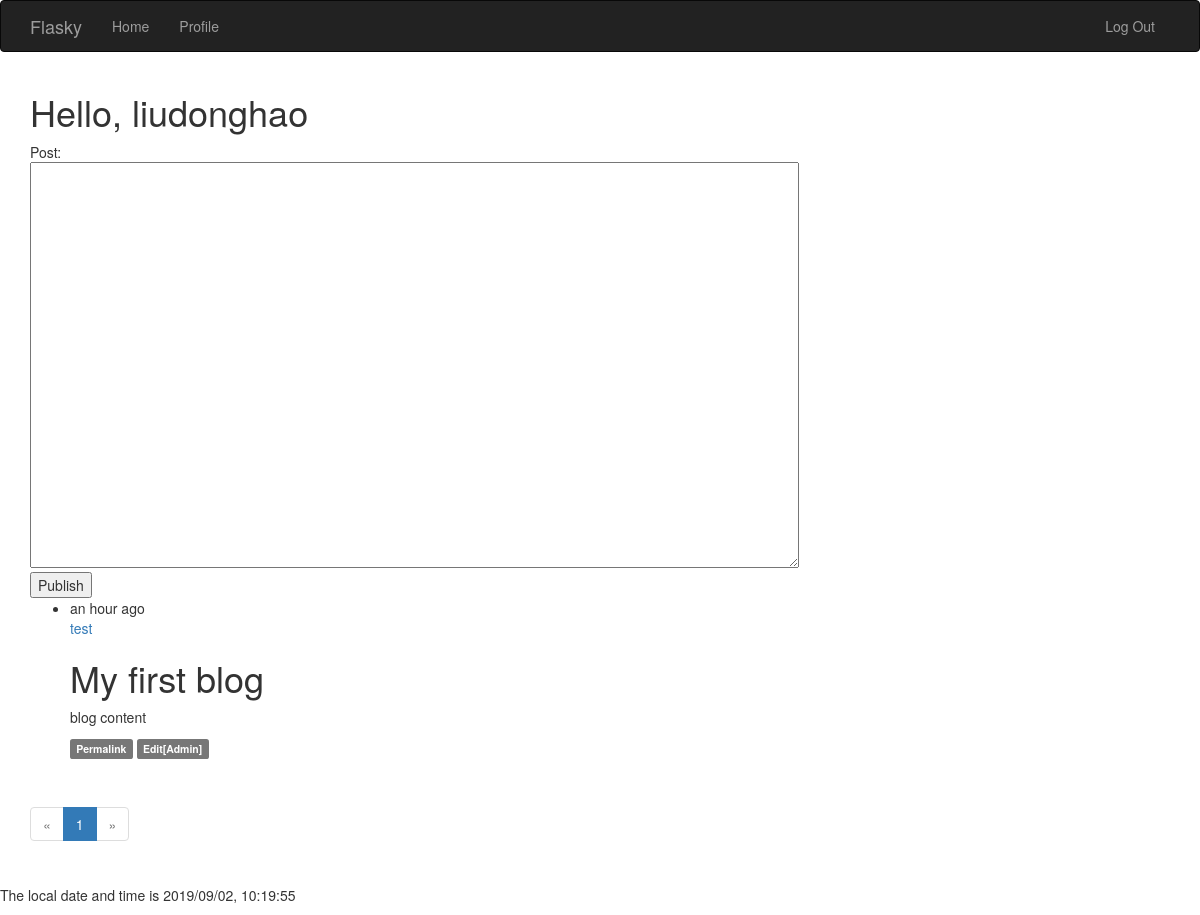
The page / (signed in) on the database its author committed.
### app/models.py (models this page shows, shortened)
class User(UserMixin, db.Model):
    __tablename__ = 'users'
    id = db.Column(db.Integer, primary_key=True)
    username = db.Column(db.String(65), unique=True, index=True)
    email = db.Column(db.String(65), unique=True, index=True)
    password_hash = db.Column(db.String(128))
    confirmed = db.Column(db.Boolean, default=False)
    name = db.Column(db.String(65))
    location = db.Column(db.String(65))
    about_me = db.Column(db.Text())
    member_since = db.Column(db.DateTime(), default=datetime.utcnow)
    last_seen    = db.Column(db.DateTime(), default=datetime.utcnow)
    role_id = db.Column(db.Integer, db.ForeignKey('roles.id'))
    posts = db.relationship('Post', backref='author', lazy='dynamic')
    followed = db.relationship('Follow', foreign_keys=[Follow.follower_id], backref=db.backref('follower', lazy='joined'), lazy='dynamic', cascade='all, delete-orphan')
    followers = db.relationship('Follow', foreign_keys=[Follow.followed_id], backref=db.backref('followed', lazy='joined'), lazy='dynamic', cascade='all, delete-orphan')
    @property
    def password(self):
        raise AttributeError('password is not a reable attribute')
    def can(self, permissions):
        return self.role is not None and ((self.role.permissions & permissions) == permissions)
    def is_administrator(self):
        return self.can(RolePermissionCode.ADMINISTRATOR)
    def ping(self):
        self.last_seen = datetime.utcnow()
        db.session.add(self)

class Post(db.Model):
    __tablename__ = 'posts'
    id = db.Column(db.Integer, primary_key=True)
    body = db.Column(db.Text())
    body_html = db.Column(db.Text())
    timestamp = db.Column(db.DateTime(), default=datetime.utcnow)
    author_id = db.Column(db.Integer, db.ForeignKey('users.id'))

### app/main/views.py (the view)
@main.route('/', methods=['GET', 'POST'])
def index():
    form = PostForm()
    if current_user.can(Permission.WRITE_ARTICLES ) and form.validate_on_submit():
        post = Post(body=form.body.data, author_id=current_user.id)
        post.body_html = Post.markdown_to_html(post.body)
        db.session.add(post)
        return redirect(url_for('main.index'))
    page = request.args.get('page', 1, type=int)
    pagination = Post.query.order_by(Post.timestamp.desc()).paginate(page, per_page=10, error_out=False)
    posts = pagination.items
    return render_template('index.html', form=form, posts=posts, pagination=pagination)

### app/main/forms.py
class PostForm(Form):
    body = PageDownField('What is on your mind?')
    submit = SubmitField('Submit')

### app/auth/views.py (called while the page is built)
@auth.before_app_request
def before_request():
    if current_user.is_authenticated:
        current_user.ping()
        if not current_user.confirmed \
        and request.endpoint[:5] != 'auth.' \
        and request.endpoint != 'static' :
            return redirect(url_for('auth.unconfirmed'))

### app/main/__init__.py (called while the page is built)
@main.app_context_processor
def inject_permissions():
    return dict(Permission=Permission)

### app/models.py (called while the page is built)
@login_manager.user_loader
def load_user(user_id):
    return User.query.get(int(user_id))

### app/templates/index.html (shortened to what this page needs)
{% extends 'base.html' %}
{% import "bootstrap/wtf.html" as wtf %}
{% import "_macros.html" as macros %}
{% block page_content %}
<div class="page-head">
	<h1>Hello,
	{% if current_user.is_authenticated %}
	{{ current_user.username }}
	{% else %}
	Stranger
	<a href="{{ url_for('auth.register') }}">Click here to register</a>
	{% endif %}
	</h1>
</div>
<div>
	{% if current_user.can(Permission.WRITE_ARTICLES) %}
	<form action="" method=post>
    Post:<br/>
	{{ form.body(cols="100", rows="20") }}</br>
    <input type=submit value="Publish">
	</form>
	{% endif %}
</div>
{% include '_posts.html' %}
{% if pagination %}
<div class="pagination">
{{ macros.pagination_widget(pagination, '.index') }}
</div>
{% endif %}
{% endblock %}
{% block scripts %}
{{ super() }}
{% endblock %}

### app/templates/_posts.html
<ul class="posts">
	{% for post in posts %}
	<li class="post">
		<div class="post-content">
			<div class="post-date">
				{{ moment(post.timestamp).fromNow() }}
			</div>
			<div class="post-author">
				<a href="{{ url_for('.user', username=post.author.username) }}"> {{ post.author.username }} </a>
			</div>
			<div class="post-body">
				{%if post.body_html %}
				{{ post.body_html | safe }}
				{% else %}
				{{ post.body }}
				{% endif %}
			</div>
			<div class="post-footer">
				<a href="{{ url_for('.post', id=post.id) }}">
					<span class="label label-default">Permalink</span>
				</a>
				{% if current_user.id == post.author_id %}
				<a href="{{ url_for('.edit_post', id=post.id) }}">
					<span class="label label-default">Edit</span>
				</a>
				{% elif current_user.is_administrator() %}
				<a href="{{ url_for('.edit_post', id=post.id) }}">
					<span class="label label-default">Edit[Admin]</span>
				</a>
				{% endif %}
			</div>
		</div>
	</li>
	{% endfor %}
</ul>

### rows shown on the page
User: username "liudonghao"
Post: timestamp "an hour ago", author.username "test", body_html "My first blog blog content"

### other values the page prints
{{ p }} "1"
{{ moment().format('YYYY/MM/DD, HH:mm:ss',refresh=True) }} "2019/09/02, 10:19:55"
